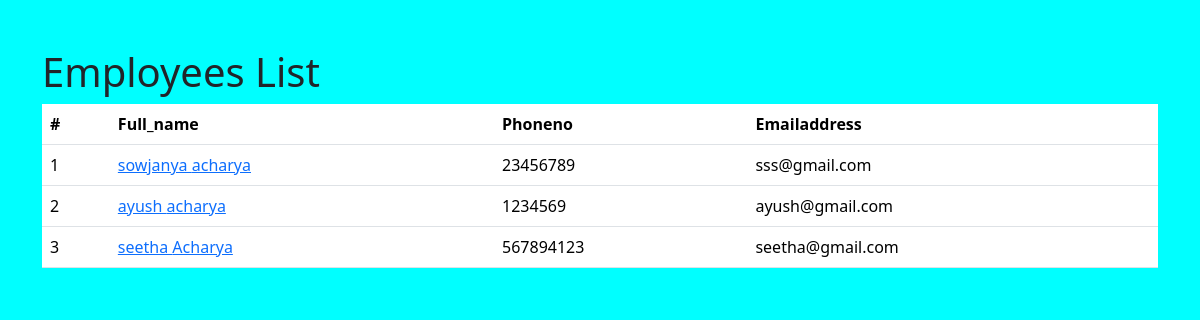
The page / on the database its author committed.
### employees/models.py (models this page shows)
class Employee(models.Model):    #table name
    first_name = models.CharField(max_length=100)  #field name
    last_name = models.CharField(max_length=100)
    photo = models.ImageField(upload_to='img')
    email = models.EmailField(unique=True)  #to keep unigue
    phone = models.CharField(max_length=12,blank = True)  #optional field
    created_at = models.DateTimeField(auto_now_add=True)
    upadted_at = models.DateTimeField(auto_now=True)
    def __str__(self):   #to display the employee name wise rather than employee object1
        return self.first_name

### djangofirst/views.py (the view)
# urls.py: 2. Add a URL to urlpatterns:  path('', views.home, name='home')
def home(request):  #this is the view for homepage
   employees = Employee.objects.all()   #this is the query to fetch the all employees
   context = {
      'employees': employees,  #context is mainly used to pass them back to the html page
   }
   return render(request,'home.html',context)   #render is used to return the html  page it takes 3 parameters

### templates/home.html (shortened to what this page needs)
{% load static %}
<!DOCTYPE html>
<html lang="en">
<head>
  <link href="https://cdn.jsdelivr.net/npm/bootstrap@5.3.1/dist/css/bootstrap.min.css" rel="stylesheet">
<link rel ="stylesheet" href = "{% static 'css/style.css'%}">
</head>
<body>
  <div class = "container pt-5">
    <h1>Employees List</h1>
  <table class="table">
    <thead>
      <tr>
        <th scope="col">#</th>
        <th scope="col">Full_name</th>
        <th scope="col">Phoneno</th>
        <th scope="col">Emailaddress</th>
      </tr>
    </thead>
    <tbody>
      {% for emp in employees %}
      <tr>
        <td scope="row">{{forloop.counter}}</td>
        <td><a href = "{% url 'employee_details' emp.id %}">{{emp.first_name}} {{emp.last_name}}</a></td>
        <td>{{emp.phone}}</td>
        <td>{{emp.email}}</td>
      </tr>
      {% endfor %}
    </tbody>
  </table>
</div>
</body>
</html>

### djangofirst/static/css/style.css (style rules this page uses)
body { background-color: aqua; }

### rows shown on the page
Employee: first_name "sowjanya", last_name "acharya", phone "23456789", email "sss@gmail.com"
Employee: first_name "ayush", last_name "acharya", phone "1234569", email "ayush@gmail.com"
Employee: first_name "seetha", last_name "Acharya", phone "567894123", email "seetha@gmail.com"
